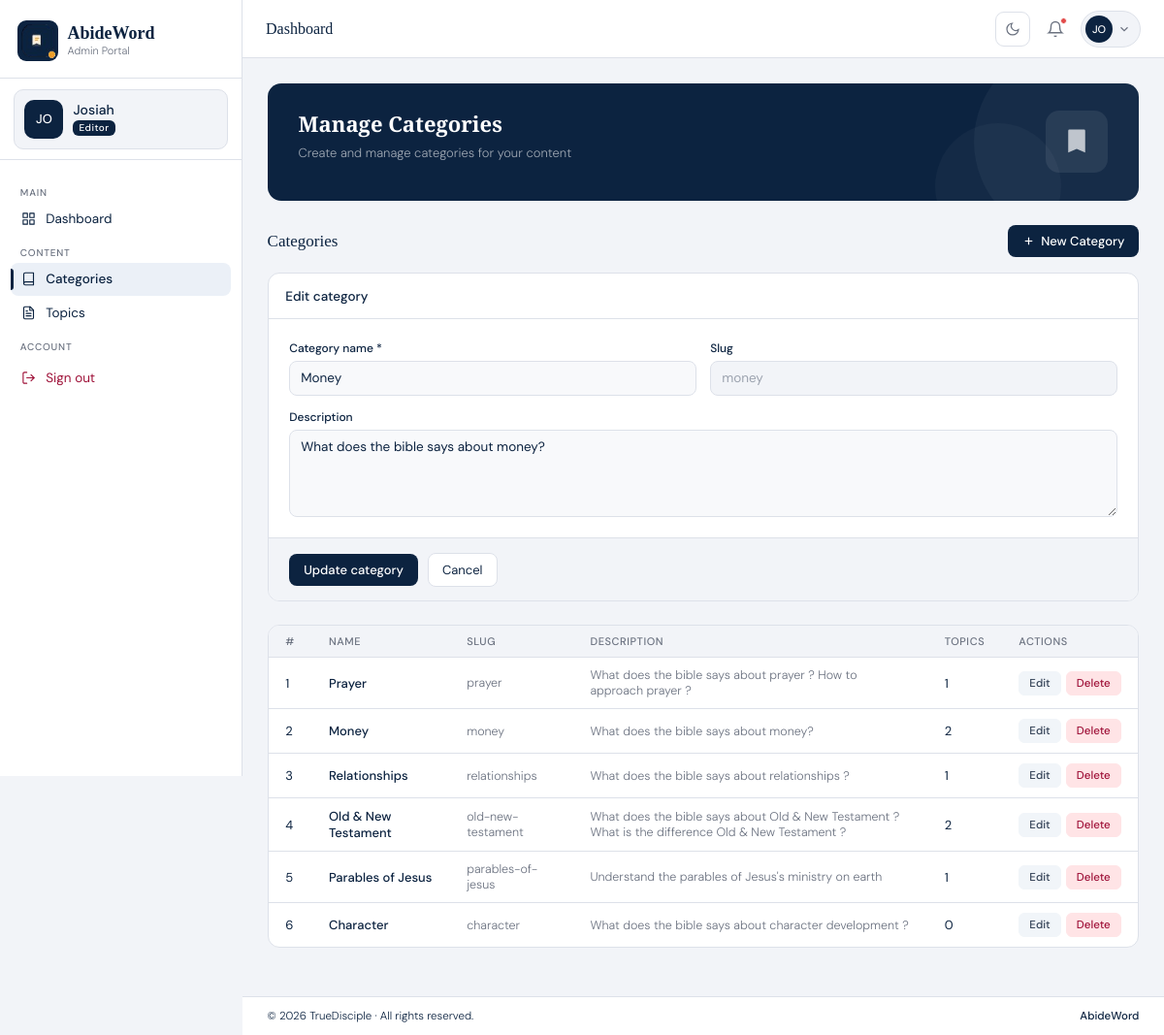
Page /admin/categories/2/edit (signed in) on the committed database.
### models.py (models this page shows)
class User(UserMixin, db.Model):
    id = db.Column(db.Integer, primary_key=True, autoincrement=True)
    name = db.Column(db.String(100), nullable=False)
    email = db.Column(db.String(120), nullable=False, unique=True)
    password_hash = db.Column(db.String(255), nullable=False)
    photo = db.Column(db.String(255))
    role = db.Column(db.String(20), default='admin')
    is_super_admin = db.Column(db.Boolean, default=False)
    is_active = db.Column(db.Boolean, default=True)
    created_at = db.Column(db.DateTime, default=datetime.utcnow)
    last_login = db.Column(db.DateTime)

class Category(db.Model):
    id = db.Column(db.Integer, primary_key=True, autoincrement=True)
    name = db.Column(db.String(100), nullable=False)
    slug = db.Column(db.String(100), nullable=False, unique=True)
    description = db.Column(db.Text)
    created_at = db.Column(db.DateTime, default=datetime.utcnow)
    abide_words = db.relationship('Topics', backref='category', lazy=True)

### app.py (the view, shortened to what this page needs)
@app.route('/admin/categories/<int:id>/edit', methods=['GET', 'POST'])
@login_required
def edit_category(id):
    category = Category.query.get_or_404(id)
    categories = Category.query.all()
    return render_template('admin/categories.html', categories=categories, category_count=len(categories), edit_category=category)

### app.py (called while the page is built)
@login_manager.user_loader
def load_user(user_id):
    return User.query.get(int(user_id))

### templates/admin/categories.html (shortened to what this page needs)
<!DOCTYPE html>
<html lang="en">
<head>
<link rel="stylesheet" href="{{ url_for('static', filename='css/style.css') }}"/>
</head>
<body>
<div class="layout">
{% include 'admin/components/sidebar.html' %}
<div class="main">
  {% include 'admin/components/topbar.html' %}
  <main class="content">
    <div class="banner">
      <div class="banner-text">
        <div class="banner-title">Manage Categories</div>
        <div class="banner-sub">Create and manage categories for your content</div>
      </div>
      <div class="banner-icon">
        <svg viewBox="0 0 24 24"><path d="M6 2h12a1 1 0 011 1v18l-7-3-7 3V3a1 1 0 011-1z"/></svg>
      </div>
    </div>
    <div id="page-categories" class="page-content active">
      <div class="section-header">
        <span class="section-title">Categories</span>
        <button class="btn-primary" onclick="toggleForm('catForm')">
          <svg viewBox="0 0 24 24"><line x1="12" y1="5" x2="12" y2="19"/><line x1="5" y1="12" x2="19" y2="12"/></svg>
          New Category
        </button>
      </div>
      {% if edit_category %}
      <div class="full-panel" id="editForm" style="display:block;">
        <div class="panel-header">
          <span class="panel-title">Edit category</span>
        </div>
        <form action="/admin/categories/{{ edit_category.id }}/edit" method="POST" id="editCategoryForm">
          <div class="form-section">
            <div class="form-grid">
              <div class="form-field">
                <label>Category name *</label>
                <input type="text" name="name" value="{{ edit_category.name }}" required oninput="autoSlug(this,'editCatSlug')"/>
              </div>
              <div class="form-field">
                <label>Slug</label>
                <input type="text" name="slug" id="editCatSlug" value="{{ edit_category.slug }}" class="ro-field" readonly/>
              </div>
              <div class="form-field full">
                <label>Description</label>
                <textarea name="description">{{ edit_category.description or '' }}</textarea>
              </div>
            </div>
          </div>
          <div class="form-actions">
            <button type="submit" class="btn-primary" onclick="showEditPopup(event)">Update category</button>
            <a href="/admin/categories" class="btn-secondary" style="text-decoration: none;">Cancel</a>
          </div>
        </form>
      </div>
      {% endif %}
      <div class="full-panel">
        <div class="table-wrap">
          <table>
            <thead><tr><th>#</th><th>Name</th><th>Slug</th><th>Description</th><th>Topics</th><th>Actions</th></tr></thead>
            <tbody>
              {% for category in categories %}
              <tr>
                <td>{{ loop.index }}</td>
                <td class="td-bold">{{ category.name }}</td>
                <td class="td-muted">{{ category.slug }}</td>
                <td class="td-muted">{{ category.description or '-' }}</td>
                <td>{{ category.abide_words|length }}</td>
                <td>
                  <div class="action-btns">
                    <form action="/admin/categories/{{ category.id }}/edit" method="GET" style="display:inline;">
                      <button type="submit" class="btn-e">Edit</button>
                    </form>
                    <form action="/admin/categories/{{ category.id }}/delete" method="POST" style="display:inline;">
                      <button type="submit" class="btn-d" onclick="showDeletePopup(event)">Delete</button>
                    </form>
                  </div>
                </td>
              </tr>
              {% endfor %}
            </tbody>
          </table>
        </div>
      </div>
    </div>
  </main>
  {% include 'admin/components/footer.html' %}
</div>
</div>
</body>
</html>

### templates/admin/components/sidebar.html (shortened to what this page needs)
<aside class="sidebar" id="sidebar">
  <div class="sidebar-header">
    <div class="s-logo">
      <img src="{{ url_for('static', filename='img/logo.png') }}" alt="AbideWord Logo"/>
    </div>
    <div>
      <div class="s-brand">AbideWord</div>
      <div class="s-tag">Admin Portal</div>
    </div>
  </div>
  <div class="sidebar-profile-wrapper">
    <div href="/admin/profile" class="sidebar-profile-chip">
      <div class="sidebar-chip-avatar">
        {% if current_user.photo %}
          <img src="{{ url_for('static', filename='uploads/users/' + current_user.photo) }}" alt="{{ current_user.name }}"/>
        {% else %}
          {{ current_user.name[:2].upper() }}
        {% endif %}
      </div>
      <div class="sidebar-chip-info">
        <span class="sidebar-chip-name">{{ current_user.name }}</span>
        <span class="sidebar-chip-role">{{ 'Super Admin' if current_user.is_super_admin else current_user.role|capitalize }}</span>
      </div>
    </div>
  </div>
  <nav class="sidebar-nav">
    <div class="nav-label">Main</div>
    <a href="/admin" class="nav-item">
      <svg viewBox="0 0 24 24" fill="none" stroke="currentColor" stroke-width="2" stroke-linecap="round" stroke-linejoin="round"><rect x="3" y="3" width="7" height="7"/><rect x="14" y="3" width="7" height="7"/><rect x="14" y="14" width="7" height="7"/><rect x="3" y="14" width="7" height="7"/></svg>
      Dashboard
    </a>
    <div class="nav-label">Content</div>
    <a href="/admin/categories" class="nav-item">
      <svg viewBox="0 0 24 24" fill="none" stroke="currentColor" stroke-width="2" stroke-linecap="round" stroke-linejoin="round"><path d="M4 19.5A2.5 2.5 0 0 1 6.5 17H20"/><path d="M6.5 2H20v20H6.5A2.5 2.5 0 0 1 4 19.5v-15A2.5 2.5 0 0 1 6.5 2z"/></svg>
      Categories
    </a>
    <a href="/admin/topics" class="nav-item">
      Topics
    </a>
    <div class="nav-label">Account</div>
    <button class="nav-item logout" onclick="window.location.href='/logout'">
      <svg viewBox="0 0 24 24" fill="none" stroke="currentColor" stroke-width="2" stroke-linecap="round" stroke-linejoin="round"><path d="M9 21H5a2 2 0 0 1-2-2V5a2 2 0 0 1 2-2h4"/><polyline points="16 17 21 12 16 7"/><line x1="21" y1="12" x2="9" y2="12"/></svg>
      Sign out
    </button>
  </nav>
</aside>

### templates/admin/components/topbar.html (shortened to what this page needs)
<header class="topbar">
  <span class="page-title" id="pageLabel">Dashboard</span>
  <div class="topbar-right">
    <button class="theme-toggle" onclick="toggleTheme()" title="Toggle dark mode" id="themeBtn">
      <svg id="themeIcon" viewBox="0 0 24 24"><path d="M21 12.79A9 9 0 1111.21 3 7 7 0 0021 12.79z"/></svg>
    </button>
    <button class="icon-btn" onclick="toggleNotif()" title="Notifications">
      <svg viewBox="0 0 24 24"><path d="M18 8A6 6 0 006 8c0 7-3 9-3 9h18s-3-2-3-9"/><path d="M13.73 21a2 2 0 01-3.46 0"/></svg>
      <span class="notif-dot"></span>
    </button>
    <div class="profile-chip">
      <div class="chip-avatar">
        {% if current_user.photo %}
          <img src="{{ url_for('static', filename='uploads/users/' + current_user.photo) }}" alt="{{ current_user.name }}"/>
        {% else %}
          {{ current_user.name[:2].upper() }}
        {% endif %}
      </div>
      <button class="chip-drop" onclick="toggleProfileDrop()">
        <svg viewBox="0 0 24 24"><path d="M6 9l6 6 6-6"/></svg>
      </button>
    </div>
  </div>
</header>

### rows in the picture
User: name "JO", name "Josiah", is_super_admin+role "Editor"
Category: name "Money", slug "money", description "What does the bible says about money?", abide_words|length "2"
Category: name "Prayer", slug "prayer", description "What does the bible says about prayer ? How to approach prayer ?", abide_words|length "1"
Category: name "Relationships", slug "relationships", description "What does the bible says about relationships ?", abide_words|length "1"
Category: name "Old & New Testament", slug "old-new-testament", description "What does the bible says about Old & New Testament ? What is the difference Old & New Testament ?", abide_words|length "2"
Category: name "Parables of Jesus", slug "parables-of-jesus", description "Understand the parables of Jesus's ministry on earth", abide_words|length "1"
Category: name "Character", slug "character", description "What does the bible says about character development ?", abide_words|length "0"
